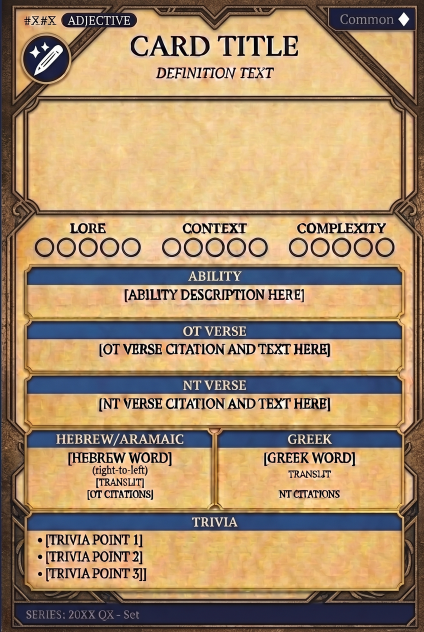
#> input picture operator_review/constructed/e50961ad0f4d/adjective__common.png, 848 x 1264 px, given in place of noun__common.png, which was not available (shown at 1/2 size)
$ python build_visual_acceptance_review.py
#> lines starting #> are read from the running program, lines starting #| are printed output that depends on the picture; pictures that were not available may be replaced by others from this repository, and a replacement may not be noted
from pathlib import Path
import json
from PIL import Image, ImageDraw, ImageFont

ROOT = Path(__file__).parent
TYPES = ["noun", "verb", "adjective", "name", "title"]
RARITIES = ["common", "uncommon", "rare", "glorious"]

specific = {
    ("verb", "rare"): ["type label/icon identity drifts to NOUN"],
    ("verb", "glorious"): ["type label/icon identity drifts to NOUN"],
    ("adjective", "uncommon"): ["type label identity drifts to NOUN"],
    ("adjective", "rare"): ["type label identity drifts to NOUN"],
    ("name", "common"): ["wrong type icon: pencil substituted for feather quill"],
    ("name", "uncommon"): ["wrong type icon: pencil substituted for feather quill"],
    ("name", "rare"): ["wrong type icon: pencil substituted for feather quill"],
    ("name", "glorious"): ["wrong type icon: pencil substituted for feather quill"],
}

findings = []
for row, type_name in enumerate(TYPES, 1):
    for col, rarity in enumerate(RARITIES, 1):
        reasons = [
            "border and geometry drift outside controlled type/rarity regions",
            "shared-pixel invariance, type isolation, rarity isolation, border registration, and geometry registration evidence missing",
        ]
        reasons += specific.get((type_name, rarity), [])
        if rarity == "glorious":
            reasons.append("incorrect Glorious top-right cost: exactly two card icons are not legibly preserved")
        if rarity == "rare":
            reasons.append("Rare top-right cost is generative rather than exact controlled-region composition")
        findings.append({
            "cell": (row - 1) * 4 + col,
            "row": row,
            "column": col,
            "type": type_name,
            "rarity": rarity,
            "candidate": f"{type_name}__{rarity}.png",
            "decision": "reject",
            "reasons": reasons,
        })

report = {
    "schema_version": 1,
    "gate": "visual_acceptance",
    "authority_commit": "e50961ad0f4d66f398f81706f092a7d0ea9cb0f4",
    "build_commit": "f334220",
    "decision": "reject",
    "operator_visual_approval_required": True,
    "summary": {"expected_cells": 20, "present_cells": 20, "accepted": 0, "rejected": 20},
    "matrix_order": {"rows": TYPES, "columns": RARITIES},
    "global_findings": [
        "All 20 candidates are complete raster files with recorded source blobs, but all are full-frame Gemini redraws rather than controlled BASE + TYPE + RARITY compositions.",
        "Manifest omits required type/rarity masks, mask hashes, base landmarks, witness declarations, and determinism evidence.",
        "checks.json covers only input blobs, cardinality, raster decode, canonical immutability, and contact-sheet presence; it does not satisfy the 13-check acceptance contract.",
        "Visible border, typography, header, panel, and footer changes occur across the matrix; these are prohibited outside controlled masks.",
    ],
    "cells": findings,
}
(ROOT / "visual_acceptance_findings.json").write_text(json.dumps(report, indent=2) + "\n")

thumb_w, thumb_h = 424, 632
label_h, header_h = 54, 94
sheet = Image.new("RGB", (thumb_w * 4, header_h + (thumb_h + label_h) * 5), "#17131d")
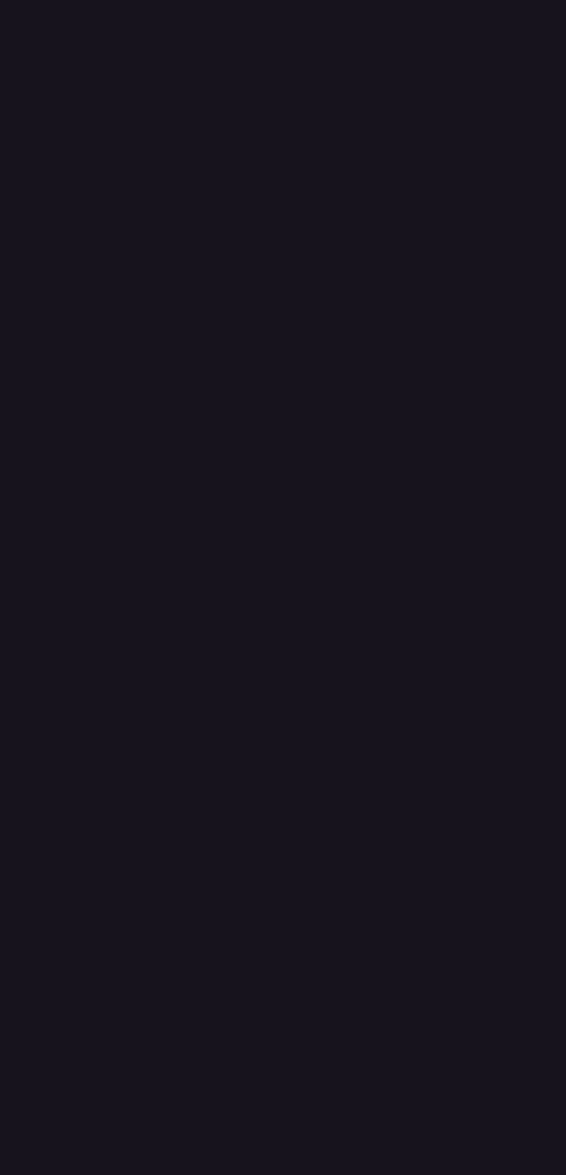
#> sheet: PIL image 1696x3524 RGB (shown at 1/3 size); mean R, G, B 23, 19, 29
draw = ImageDraw.Draw(sheet)
font = ImageFont.load_default()
draw.text((16, 12), "HYPERTEXT 20-CELL INTERNAL QUALITY GATE — REJECT 20/20", fill="#ffffff", font=font)
draw.text((16, 34), "Rows: noun, verb, adjective, name, title | Columns: common, uncommon, rare, glorious", fill="#d8cfe0", font=font)
draw.text((16, 56), "Operator visual approval remains final. Red labels are outside candidate pixels.", fill="#ffaaaa", font=font)
for item in findings:
    r, c = item["row"] - 1, item["column"] - 1
    img = Image.open(ROOT / item["candidate"]).convert("RGB").resize((thumb_w, thumb_h), Image.Resampling.LANCZOS)
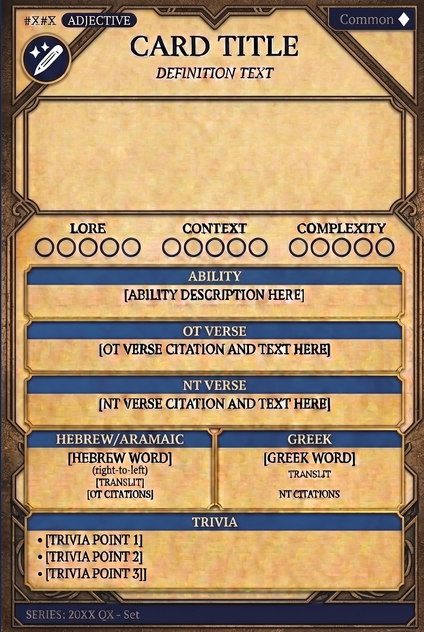
#> img: PIL image 424x632 RGB; mean R, G, B 167.8, 140.6, 107.3
    x, y = c * thumb_w, header_h + r * (thumb_h + label_h)
    sheet.paste(img, (x, y))
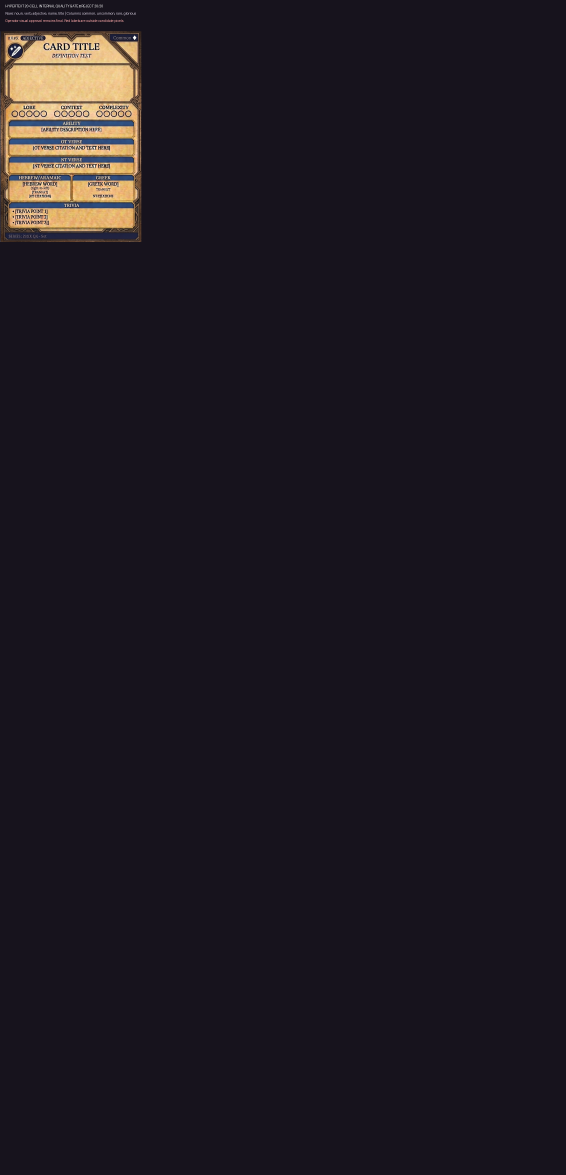
#> sheet: PIL image 1696x3524 RGB (shown at 1/3 size); mean R, G, B 29.6, 24.5, 32.6
    draw.rectangle((x, y + thumb_h, x + thumb_w - 1, y + thumb_h + label_h - 1), fill="#8b1118")
    draw.text((x + 8, y + thumb_h + 7), f"CELL {item['cell']:02d}  {item['type'].upper()} / {item['rarity'].upper()}  — REJECT", fill="white", font=font)
    short = "border/geometry drift"
    if item["rarity"] == "glorious": short += "; wrong/illegible 2-card cost"
    elif item["rarity"] == "rare": short += "; uncontrolled rare cost"
    draw.text((x + 8, y + thumb_h + 27), short, fill="#ffe0e0", font=font)
#> pass 2 of the loop `for item in findings:`:
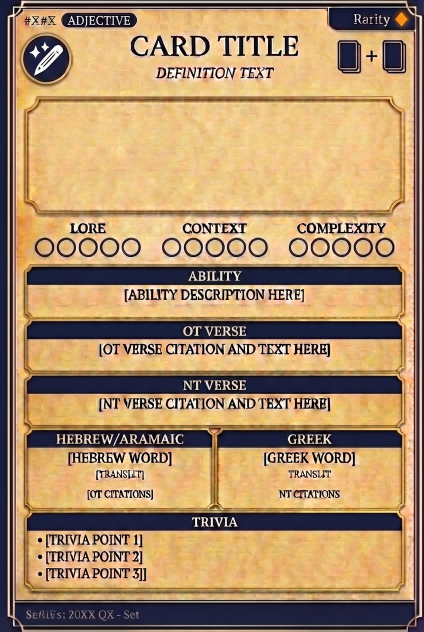
#> input picture operator_review/constructed/e50961ad0f4d/adjective__glorious.png, 848 x 1264 px, given in place of noun__uncommon.png, which was not available (shown at 1/2 size)
#> `img = Image.open(ROOT / item["candidate"]).convert("RGB").resize((thum..`:
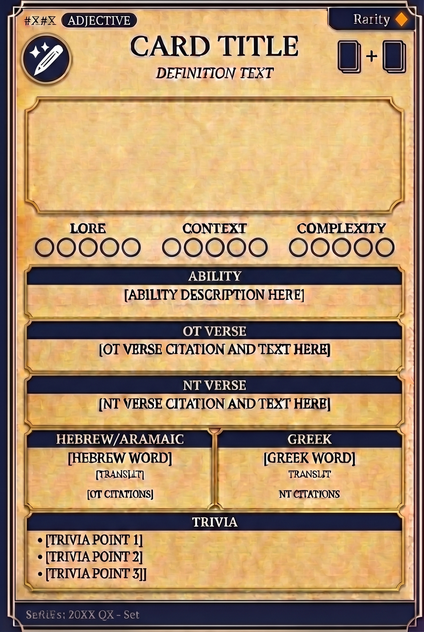
#> img: PIL image 424x632 RGB; mean R, G, B 173.3, 142.5, 105.8
#> `sheet.paste(img, (x, y))`:
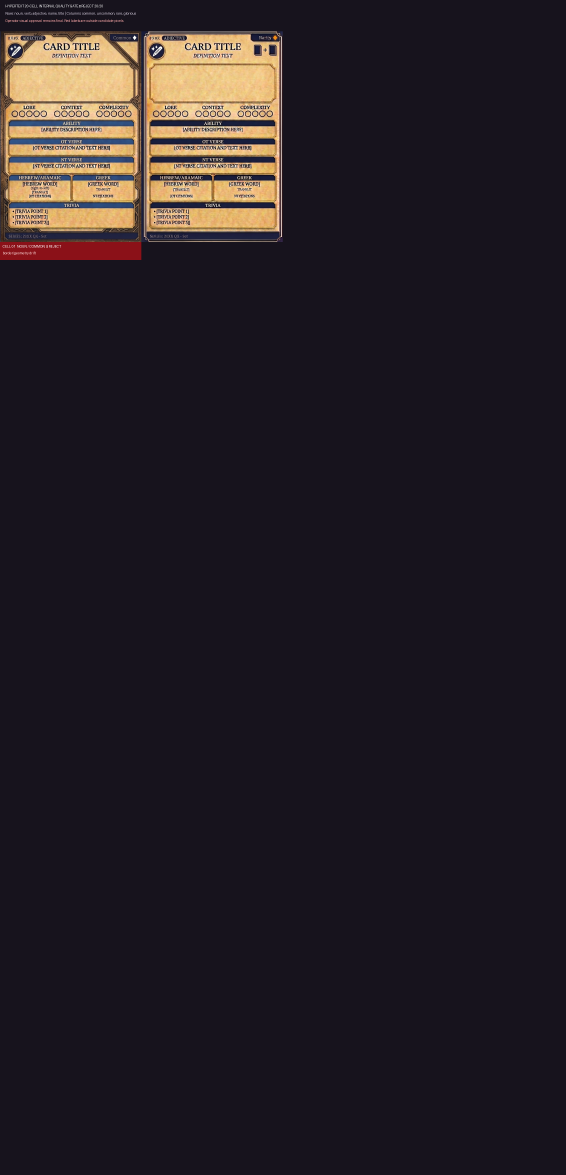
#> sheet: PIL image 1696x3524 RGB (shown at 1/3 size); mean R, G, B 36.8, 30.1, 36
#> (the run stopped early here; a loop or call above may not have finished)
